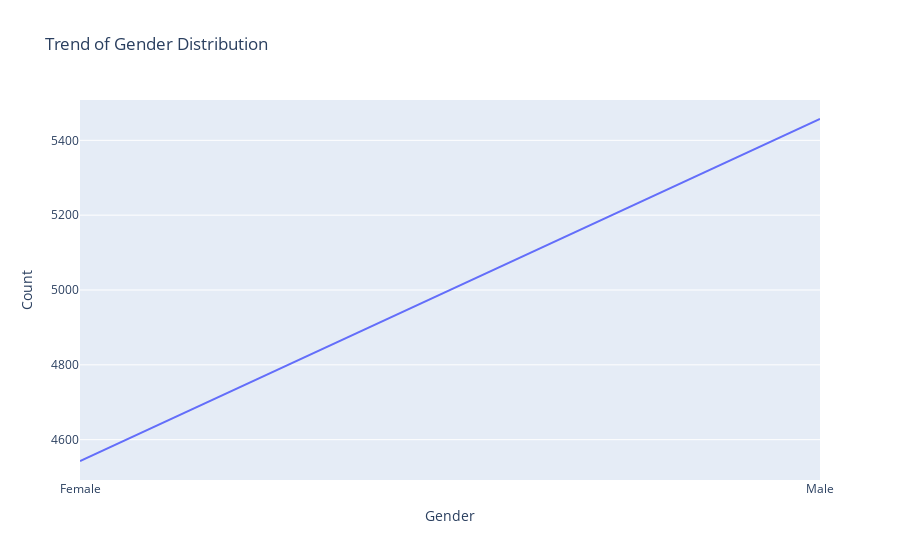

Notebook cell for this chart:
### Markdown cell above
### Look at the trends of Gender Distribution and Attrition

### Code cell
gender_counts = data['Gender'].value_counts().sort_index().reset_index()
gender_counts.columns = ['Gender', 'Count']

fig = px.line(gender_counts, x='Gender', y='Count', title="Trend of Gender Distribution")
fig.update_xaxes(title="Gender")
fig.update_yaxes(title="Count")
fig.show()

### Figure 1 — Plotly figure (JSON) as saved in the notebook; plotly's stock layout.template omitted (floating-point values rounded to 4 significant figures)
{"data": [{"hovertemplate": "Gender=%{x}<br>Count=%{y}<extra></extra>", "legendgroup": "", "line": {"color": "#636efa", "dash": "solid"}, "marker": {"symbol": "circle"}, "mode": "lines", "name": "", "orientation": "v", "showlegend": false, "type": "scatter", "x": ["Female", "Male"], "xaxis": "x", "y": [4543, 5457], "yaxis": "y"}], "layout": {"legend": {"tracegroupgap": 0}, "title": {"text": "Trend of Gender Distribution"}, "xaxis": {"anchor": "y", "domain": [0, 1], "title": {"text": "Gender"}}, "yaxis": {"anchor": "x", "domain": [0, 1], "title": {"text": "Count"}}}}
